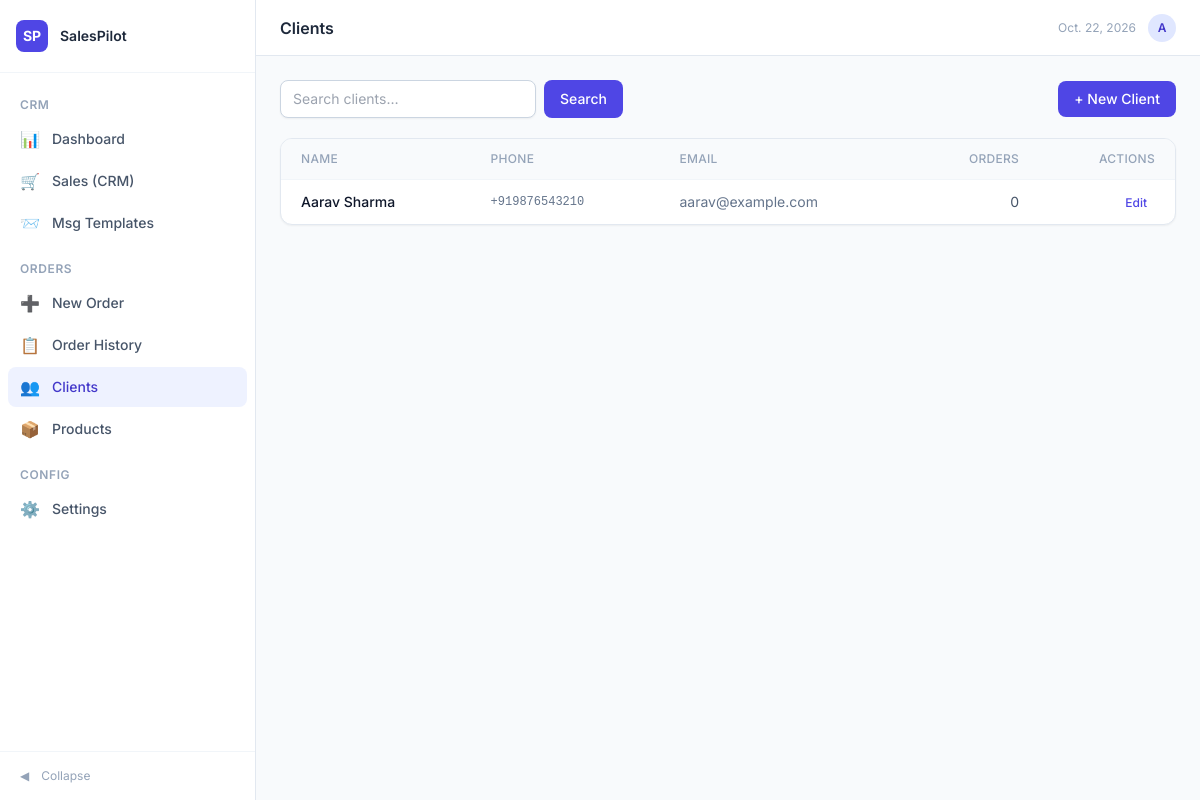
/clients/, run on the app's committed database.
### orders/models.py (models this page shows, shortened)
class Client(models.Model):
    name = models.CharField(max_length=255)
    phone_number = models.CharField(
        max_length=20,
        help_text='International E.164 format, e.g. +919876543210',
    )
    email = models.EmailField()
    created_at = models.DateTimeField(auto_now_add=True)
    updated_at = models.DateTimeField(auto_now=True)
    class Meta:
        ordering = ['name']
        verbose_name = 'Client'
        verbose_name_plural = 'Clients'

### orders/views.py (the view)
# urls.py: path('clients/', views.ClientListView.as_view(), name='client_list'),
class ClientListView(ListView):
    model = Client
    template_name = 'orders/client_list.html'
    context_object_name = 'clients'
    paginate_by = 25
    def get_queryset(self):
        qs = Client.objects.all()
        q = self.request.GET.get('q', '').strip()
        if q:
            from django.db.models import Q
            qs = qs.filter(
                Q(name__icontains=q) | Q(email__icontains=q) | Q(phone_number__icontains=q)
            )
        return qs

### orders/templates/orders/client_list.html (shortened to what this page needs)
{% extends "sales/base.html" %}
{% block page_title %}Clients{% endblock %}
{% block content %}
<div class="mb-5 flex items-center justify-between">
  <form method="get" class="flex gap-2">
    <input type="text" name="q" value="{{ request.GET.q }}" placeholder="Search clients…"
           class="rounded-lg border border-slate-300 bg-white px-3 py-2 text-sm shadow-sm focus:border-indigo-500 focus:outline-none w-64" />
    <button class="rounded-lg bg-indigo-600 px-4 py-2 text-sm font-medium text-white hover:bg-indigo-700">Search</button>
  </form>
  <a href="{% url 'orders:client_create' %}" class="inline-flex items-center gap-2 rounded-lg bg-indigo-600 px-4 py-2 text-sm font-medium text-white hover:bg-indigo-700">+ New Client</a>
</div>
<div class="rounded-xl border border-slate-200 bg-white shadow-sm overflow-hidden">
  {% if clients %}
  <table class="min-w-full divide-y divide-slate-100 text-sm">
    <thead class="bg-slate-50">
      <tr>
        <th class="px-5 py-3 text-left text-xs font-medium uppercase tracking-wide text-slate-400">Name</th>
        <th class="px-5 py-3 text-left text-xs font-medium uppercase tracking-wide text-slate-400">Phone</th>
        <th class="px-5 py-3 text-left text-xs font-medium uppercase tracking-wide text-slate-400">Email</th>
        <th class="px-5 py-3 text-right text-xs font-medium uppercase tracking-wide text-slate-400">Orders</th>
        <th class="px-5 py-3 text-right text-xs font-medium uppercase tracking-wide text-slate-400">Actions</th>
      </tr>
    </thead>
    <tbody class="divide-y divide-slate-100">
      {% for client in clients %}
      <tr class="hover:bg-slate-50">
        <td class="px-5 py-3 font-medium text-slate-900">{{ client.name }}</td>
        <td class="px-5 py-3 font-mono text-xs text-slate-500">{{ client.phone_number }}</td>
        <td class="px-5 py-3 text-slate-500">{{ client.email }}</td>
        <td class="px-5 py-3 text-right text-slate-600">{{ client.orders.count }}</td>
        <td class="px-5 py-3 text-right">
          <a href="{% url 'orders:client_update' client.pk %}" class="rounded px-2 py-1 text-xs font-medium text-indigo-600 hover:bg-indigo-50">Edit</a>
        </td>
      </tr>
      {% endfor %}
    </tbody>
  </table>
  {% else %}
  <div class="flex flex-col items-center py-16 text-slate-400">
    <span class="text-5xl mb-4">👥</span>
    <p class="text-sm">No clients yet. <a href="{% url 'orders:client_create' %}" class="text-indigo-600 hover:underline">Add the first →</a></p>
  </div>
  {% endif %}
</div>
{% endblock %}

### data on the page
Client: name "Aarav Sharma", phone_number "+919876543210", email "aarav@example.com", orders.count "0"
